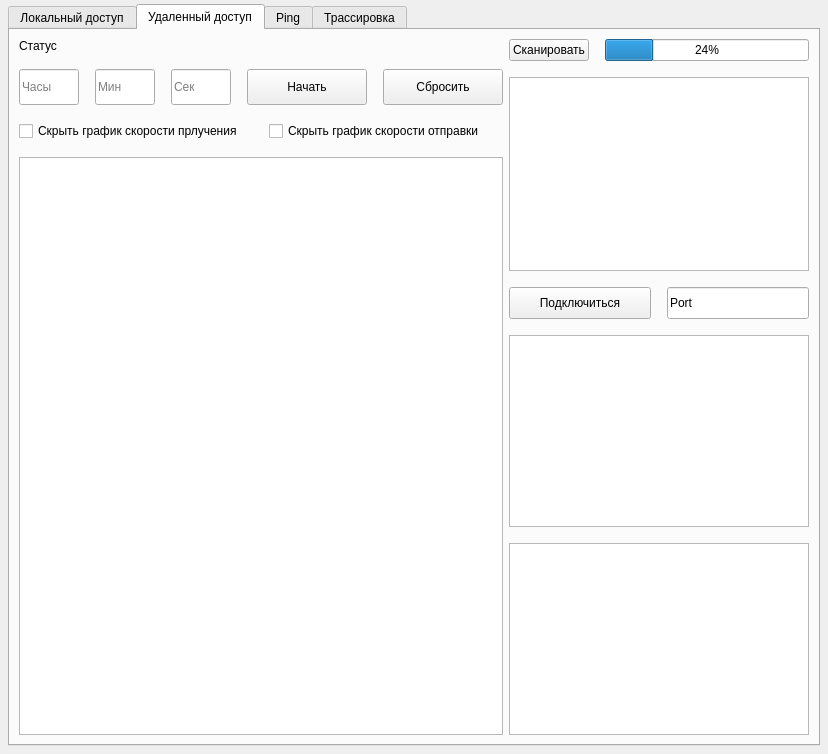
<?xml version="1.0" encoding="UTF-8"?>
<ui version="4.0">
 <class>MainWindow</class>
 <widget class="QMainWindow" name="MainWindow">
  <property name="enabled">
   <bool>true</bool>
  </property>
  <property name="geometry">
   <rect>
    <x>0</x>
    <y>0</y>
    <width>807</width>
    <height>738</height>
   </rect>
  </property>
  <property name="sizePolicy">
   <sizepolicy hsizetype="Expanding" vsizetype="Maximum">
    <horstretch>0</horstretch>
    <verstretch>0</verstretch>
   </sizepolicy>
  </property>
  <property name="acceptDrops">
   <bool>false</bool>
  </property>
  <property name="windowTitle">
   <string>MainWindow</string>
  </property>
  <widget class="QWidget" name="centralwidget">
   <property name="sizePolicy">
    <sizepolicy hsizetype="Expanding" vsizetype="Preferred">
     <horstretch>0</horstretch>
     <verstretch>0</verstretch>
    </sizepolicy>
   </property>
   <layout class="QHBoxLayout" name="horizontalLayout_4">
    <property name="spacing">
     <number>0</number>
    </property>
    <property name="leftMargin">
     <number>8</number>
    </property>
    <property name="topMargin">
     <number>4</number>
    </property>
    <property name="rightMargin">
     <number>8</number>
    </property>
    <property name="bottomMargin">
     <number>8</number>
    </property>
    <item>
     <widget class="QTabWidget" name="tabWidget">
      <property name="currentIndex">
       <number>1</number>
      </property>
      <widget class="QWidget" name="locale_monitoring">
       <property name="sizePolicy">
        <sizepolicy hsizetype="Expanding" vsizetype="Expanding">
         <horstretch>0</horstretch>
         <verstretch>0</verstretch>
        </sizepolicy>
       </property>
       <attribute name="title">
        <string>Локальный доступ</string>
       </attribute>
       <layout class="QHBoxLayout" name="horizontalLayout_9">
        <item>
         <layout class="QVBoxLayout" name="verticalLayout">
          <property name="spacing">
           <number>24</number>
          </property>
          <property name="sizeConstraint">
           <enum>QLayout::SizeConstraint::SetDefaultConstraint</enum>
          </property>
          <item>
           <widget class="QWidget" name="widget" native="true">
            <property name="sizePolicy">
             <sizepolicy hsizetype="Expanding" vsizetype="Expanding">
              <horstretch>0</horstretch>
              <verstretch>0</verstretch>
             </sizepolicy>
            </property>
            <property name="minimumSize">
             <size>
              <width>220</width>
              <height>120</height>
             </size>
            </property>
            <property name="maximumSize">
             <size>
              <width>500</width>
              <height>200</height>
             </size>
            </property>
            <layout class="QVBoxLayout" name="verticalLayout_3">
             <property name="spacing">
              <number>0</number>
             </property>
             <property name="leftMargin">
              <number>0</number>
             </property>
             <property name="topMargin">
              <number>0</number>
             </property>
             <property name="rightMargin">
              <number>0</number>
             </property>
             <property name="bottomMargin">
              <number>0</number>
             </property>
             <item>
              <widget class="QListWidget" name="adapterList">
               <property name="enabled">
                <bool>true</bool>
               </property>
               <property name="sizePolicy">
                <sizepolicy hsizetype="Expanding" vsizetype="Expanding">
                 <horstretch>0</horstretch>
                 <verstretch>0</verstretch>
                </sizepolicy>
               </property>
               <property name="minimumSize">
                <size>
                 <width>300</width>
                 <height>0</height>
                </size>
               </property>
               <property name="maximumSize">
                <size>
                 <width>16777215</width>
                 <height>16777215</height>
                </size>
               </property>
              </widget>
             </item>
            </layout>
           </widget>
          </item>
          <item>
           <widget class="QWidget" name="infoLayout" native="true">
            <property name="sizePolicy">
             <sizepolicy hsizetype="Expanding" vsizetype="Expanding">
              <horstretch>0</horstretch>
              <verstretch>0</verstretch>
             </sizepolicy>
            </property>
            <property name="maximumSize">
             <size>
              <width>500</width>
              <height>16777215</height>
             </size>
            </property>
            <layout class="QVBoxLayout" name="verticalLayout_4">
             <property name="sizeConstraint">
              <enum>QLayout::SizeConstraint::SetDefaultConstraint</enum>
             </property>
             <property name="leftMargin">
              <number>0</number>
             </property>
             <property name="topMargin">
              <number>0</number>
             </property>
             <property name="rightMargin">
              <number>0</number>
             </property>
             <property name="bottomMargin">
              <number>0</number>
             </property>
             <item>
              <widget class="QTableWidget" name="adapterInfoTable">
               <property name="sizePolicy">
                <sizepolicy hsizetype="Expanding" vsizetype="Expanding">
                 <horstretch>0</horstretch>
                 <verstretch>0</verstretch>
                </sizepolicy>
               </property>
               <property name="minimumSize">
                <size>
                 <width>300</width>
                 <height>0</height>
                </size>
               </property>
               <property name="maximumSize">
                <size>
                 <width>16777215</width>
                 <height>16777215</height>
                </size>
               </property>
              </widget>
             </item>
            </layout>
           </widget>
          </item>
         </layout>
        </item>
        <item>
         <layout class="QVBoxLayout" name="verticalLayout_2">
          <property name="spacing">
           <number>12</number>
          </property>
          <item>
           <layout class="QHBoxLayout" name="horizontalLayout">
            <item>
             <widget class="QLineEdit" name="hoursInput">
              <property name="sizePolicy">
               <sizepolicy hsizetype="Fixed" vsizetype="Fixed">
                <horstretch>0</horstretch>
                <verstretch>0</verstretch>
               </sizepolicy>
              </property>
              <property name="minimumSize">
               <size>
                <width>60</width>
                <height>36</height>
               </size>
              </property>
              <property name="maximumSize">
               <size>
                <width>60</width>
                <height>36</height>
               </size>
              </property>
              <property name="placeholderText">
               <string>Часы</string>
              </property>
             </widget>
            </item>
            <item>
             <widget class="QLineEdit" name="minutesInput">
              <property name="sizePolicy">
               <sizepolicy hsizetype="Fixed" vsizetype="Fixed">
                <horstretch>0</horstretch>
                <verstretch>0</verstretch>
               </sizepolicy>
              </property>
              <property name="minimumSize">
               <size>
                <width>60</width>
                <height>36</height>
               </size>
              </property>
              <property name="maximumSize">
               <size>
                <width>60</width>
                <height>36</height>
               </size>
              </property>
              <property name="placeholderText">
               <string>Мин</string>
              </property>
             </widget>
            </item>
            <item>
             <widget class="QLineEdit" name="secondsInput">
              <property name="sizePolicy">
               <sizepolicy hsizetype="Fixed" vsizetype="Fixed">
                <horstretch>0</horstretch>
                <verstretch>0</verstretch>
               </sizepolicy>
              </property>
              <property name="minimumSize">
               <size>
                <width>60</width>
                <height>36</height>
               </size>
              </property>
              <property name="maximumSize">
               <size>
                <width>60</width>
                <height>36</height>
               </size>
              </property>
              <property name="placeholderText">
               <string>Сек</string>
              </property>
             </widget>
            </item>
            <item>
             <widget class="QPushButton" name="measureSpeedButton">
              <property name="sizePolicy">
               <sizepolicy hsizetype="Fixed" vsizetype="Fixed">
                <horstretch>0</horstretch>
                <verstretch>0</verstretch>
               </sizepolicy>
              </property>
              <property name="minimumSize">
               <size>
                <width>120</width>
                <height>36</height>
               </size>
              </property>
              <property name="text">
               <string>Начать</string>
              </property>
             </widget>
            </item>
            <item>
             <widget class="QPushButton" name="clearGraphs">
              <property name="sizePolicy">
               <sizepolicy hsizetype="Fixed" vsizetype="Fixed">
                <horstretch>0</horstretch>
                <verstretch>0</verstretch>
               </sizepolicy>
              </property>
              <property name="minimumSize">
               <size>
                <width>120</width>
                <height>36</height>
               </size>
              </property>
              <property name="text">
               <string>Сбросить</string>
              </property>
             </widget>
            </item>
           </layout>
          </item>
          <item>
           <layout class="QHBoxLayout" name="horizontalLayout_3">
            <property name="leftMargin">
             <number>0</number>
            </property>
            <item>
             <widget class="QCheckBox" name="hideUpload">
              <property name="sizePolicy">
               <sizepolicy hsizetype="Expanding" vsizetype="Fixed">
                <horstretch>0</horstretch>
                <verstretch>0</verstretch>
               </sizepolicy>
              </property>
              <property name="text">
               <string>Скрыть график скорости отправки</string>
              </property>
             </widget>
            </item>
            <item>
             <widget class="QCheckBox" name="hideDownload">
              <property name="sizePolicy">
               <sizepolicy hsizetype="Expanding" vsizetype="Fixed">
                <horstretch>0</horstretch>
                <verstretch>0</verstretch>
               </sizepolicy>
              </property>
              <property name="text">
               <string>Скрыть график скорости прлучения</string>
              </property>
             </widget>
            </item>
           </layout>
          </item>
          <item>
           <widget class="PlotWidget" name="graphWidget">
            <property name="maximumSize">
             <size>
              <width>16777215</width>
              <height>16777215</height>
             </size>
            </property>
           </widget>
          </item>
         </layout>
        </item>
       </layout>
      </widget>
      <widget class="QWidget" name="remote_monitoring">
       <property name="enabled">
        <bool>true</bool>
       </property>
       <property name="sizePolicy">
        <sizepolicy hsizetype="Minimum" vsizetype="Minimum">
         <horstretch>0</horstretch>
         <verstretch>0</verstretch>
        </sizepolicy>
       </property>
       <attribute name="title">
        <string>Удаленный доступ</string>
       </attribute>
       <layout class="QHBoxLayout" name="horizontalLayout_5">
        <item>
         <layout class="QVBoxLayout" name="verticalLayout_6">
          <property name="spacing">
           <number>16</number>
          </property>
          <item>
           <layout class="QVBoxLayout" name="status_timer">
            <item>
             <layout class="QVBoxLayout" name="status">
              <property name="spacing">
               <number>0</number>
              </property>
              <item>
               <widget class="QLabel" name="remoteComputerLabel">
                <property name="sizePolicy">
                 <sizepolicy hsizetype="Preferred" vsizetype="Maximum">
                  <horstretch>0</horstretch>
                  <verstretch>0</verstretch>
                 </sizepolicy>
                </property>
                <property name="text">
                 <string>Статус</string>
                </property>
               </widget>
              </item>
             </layout>
            </item>
            <item>
             <layout class="QHBoxLayout" name="timer">
              <item>
               <widget class="QLineEdit" name="remoteHoursInput">
                <property name="sizePolicy">
                 <sizepolicy hsizetype="Fixed" vsizetype="Fixed">
                  <horstretch>0</horstretch>
                  <verstretch>0</verstretch>
                 </sizepolicy>
                </property>
                <property name="minimumSize">
                 <size>
                  <width>60</width>
                  <height>36</height>
                 </size>
                </property>
                <property name="maximumSize">
                 <size>
                  <width>60</width>
                  <height>36</height>
                 </size>
                </property>
                <property name="placeholderText">
                 <string>Часы</string>
                </property>
               </widget>
              </item>
              <item>
               <widget class="QLineEdit" name="remoteMinutesInput">
                <property name="sizePolicy">
                 <sizepolicy hsizetype="Fixed" vsizetype="Fixed">
                  <horstretch>0</horstretch>
                  <verstretch>0</verstretch>
                 </sizepolicy>
                </property>
                <property name="minimumSize">
                 <size>
                  <width>60</width>
                  <height>36</height>
                 </size>
                </property>
                <property name="maximumSize">
                 <size>
                  <width>60</width>
                  <height>36</height>
                 </size>
                </property>
                <property name="placeholderText">
                 <string>Мин</string>
                </property>
               </widget>
              </item>
              <item>
               <widget class="QLineEdit" name="remoteSecondsInput">
                <property name="sizePolicy">
                 <sizepolicy hsizetype="Fixed" vsizetype="Fixed">
                  <horstretch>0</horstretch>
                  <verstretch>0</verstretch>
                 </sizepolicy>
                </property>
                <property name="minimumSize">
                 <size>
                  <width>60</width>
                  <height>36</height>
                 </size>
                </property>
                <property name="maximumSize">
                 <size>
                  <width>60</width>
                  <height>36</height>
                 </size>
                </property>
                <property name="placeholderText">
                 <string>Сек</string>
                </property>
               </widget>
              </item>
              <item>
               <widget class="QPushButton" name="remoteMeasureSpeedButton">
                <property name="sizePolicy">
                 <sizepolicy hsizetype="Fixed" vsizetype="Fixed">
                  <horstretch>0</horstretch>
                  <verstretch>0</verstretch>
                 </sizepolicy>
                </property>
                <property name="minimumSize">
                 <size>
                  <width>120</width>
                  <height>36</height>
                 </size>
                </property>
                <property name="text">
                 <string>Начать</string>
                </property>
               </widget>
              </item>
              <item>
               <widget class="QPushButton" name="remoteClearGraphs">
                <property name="sizePolicy">
                 <sizepolicy hsizetype="Fixed" vsizetype="Fixed">
                  <horstretch>0</horstretch>
                  <verstretch>0</verstretch>
                 </sizepolicy>
                </property>
                <property name="minimumSize">
                 <size>
                  <width>120</width>
                  <height>36</height>
                 </size>
                </property>
                <property name="text">
                 <string>Сбросить</string>
                </property>
               </widget>
              </item>
             </layout>
            </item>
           </layout>
          </item>
          <item>
           <layout class="QVBoxLayout" name="boxes_graphs">
            <property name="sizeConstraint">
             <enum>QLayout::SizeConstraint::SetMinimumSize</enum>
            </property>
            <item>
             <layout class="QHBoxLayout" name="checkboxes">
              <property name="leftMargin">
               <number>0</number>
              </property>
              <item>
               <widget class="QCheckBox" name="remoteHideDownload">
                <property name="sizePolicy">
                 <sizepolicy hsizetype="Expanding" vsizetype="Fixed">
                  <horstretch>0</horstretch>
                  <verstretch>0</verstretch>
                 </sizepolicy>
                </property>
                <property name="text">
                 <string>Скрыть график скорости прлучения</string>
                </property>
               </widget>
              </item>
              <item>
               <widget class="QCheckBox" name="remoteHideUpload">
                <property name="sizePolicy">
                 <sizepolicy hsizetype="Expanding" vsizetype="Fixed">
                  <horstretch>0</horstretch>
                  <verstretch>0</verstretch>
                 </sizepolicy>
                </property>
                <property name="text">
                 <string>Скрыть график скорости отправки</string>
                </property>
               </widget>
              </item>
             </layout>
            </item>
            <item>
             <widget class="PlotWidget" name="remoteGraphWidget">
              <property name="maximumSize">
               <size>
                <width>16777215</width>
                <height>16777215</height>
               </size>
              </property>
             </widget>
            </item>
           </layout>
          </item>
         </layout>
        </item>
        <item>
         <layout class="QVBoxLayout" name="verticalLayout_5">
          <property name="spacing">
           <number>16</number>
          </property>
          <item>
           <layout class="QVBoxLayout" name="networkScanner">
            <item>
             <layout class="QVBoxLayout" name="btn_List">
              <item>
               <layout class="QHBoxLayout" name="horizontalLayout_2">
                <item>
                 <widget class="QPushButton" name="scanNetworkButton">
                  <property name="text">
                   <string>Сканировать</string>
                  </property>
                 </widget>
                </item>
                <item>
                 <widget class="QProgressBar" name="scanProgressBar">
                  <property name="sizePolicy">
                   <sizepolicy hsizetype="Expanding" vsizetype="Fixed">
                    <horstretch>0</horstretch>
                    <verstretch>0</verstretch>
                   </sizepolicy>
                  </property>
                  <property name="value">
                   <number>24</number>
                  </property>
                 </widget>
                </item>
               </layout>
              </item>
              <item>
               <widget class="QListWidget" name="availableHostsList">
                <property name="minimumSize">
                 <size>
                  <width>240</width>
                  <height>0</height>
                 </size>
                </property>
               </widget>
              </item>
             </layout>
            </item>
            <item>
             <layout class="QHBoxLayout" name="connectBtn_Port">
              <item>
               <widget class="QPushButton" name="connectRemoteButton">
                <property name="sizePolicy">
                 <sizepolicy hsizetype="Minimum" vsizetype="Fixed">
                  <horstretch>0</horstretch>
                  <verstretch>0</verstretch>
                 </sizepolicy>
                </property>
                <property name="minimumSize">
                 <size>
                  <width>0</width>
                  <height>32</height>
                 </size>
                </property>
                <property name="text">
                 <string>Подключиться</string>
                </property>
               </widget>
              </item>
              <item>
               <widget class="QLineEdit" name="remotePortInput">
                <property name="sizePolicy">
                 <sizepolicy hsizetype="Minimum" vsizetype="Fixed">
                  <horstretch>0</horstretch>
                  <verstretch>0</verstretch>
                 </sizepolicy>
                </property>
                <property name="minimumSize">
                 <size>
                  <width>0</width>
                  <height>32</height>
                 </size>
                </property>
                <property name="text">
                 <string>Port</string>
                </property>
               </widget>
              </item>
             </layout>
            </item>
           </layout>
          </item>
          <item>
           <layout class="QVBoxLayout" name="adps_info">
            <item>
             <widget class="QListWidget" name="remoteAdapterList">
              <property name="enabled">
               <bool>true</bool>
              </property>
              <property name="sizePolicy">
               <sizepolicy hsizetype="Expanding" vsizetype="Expanding">
                <horstretch>0</horstretch>
                <verstretch>0</verstretch>
               </sizepolicy>
              </property>
              <property name="minimumSize">
               <size>
                <width>300</width>
                <height>0</height>
               </size>
              </property>
              <property name="maximumSize">
               <size>
                <width>16777215</width>
                <height>16777215</height>
               </size>
              </property>
             </widget>
            </item>
            <item>
             <widget class="QTableWidget" name="remoteInfoTable">
              <property name="sizePolicy">
               <sizepolicy hsizetype="Expanding" vsizetype="Expanding">
                <horstretch>0</horstretch>
                <verstretch>0</verstretch>
               </sizepolicy>
              </property>
              <property name="minimumSize">
               <size>
                <width>300</width>
                <height>0</height>
               </size>
              </property>
              <property name="maximumSize">
               <size>
                <width>16777215</width>
                <height>16777215</height>
               </size>
              </property>
             </widget>
            </item>
           </layout>
          </item>
         </layout>
        </item>
       </layout>
      </widget>
      <widget class="QWidget" name="pingTab">
       <attribute name="title">
        <string>Ping</string>
       </attribute>
       <layout class="QVBoxLayout" name="verticalLayout_19">
        <item>
         <layout class="QHBoxLayout" name="horizontalLayout_14">
          <item>
           <layout class="QVBoxLayout" name="verticalLayout_17">
            <item>
             <widget class="QLabel" name="label">
              <property name="sizePolicy">
               <sizepolicy hsizetype="Preferred" vsizetype="Maximum">
                <horstretch>0</horstretch>
                <verstretch>0</verstretch>
               </sizepolicy>
              </property>
              <property name="text">
               <string>Host address:</string>
              </property>
             </widget>
            </item>
            <item>
             <widget class="QLineEdit" name="pingAddressInput">
              <property name="sizePolicy">
               <sizepolicy hsizetype="Expanding" vsizetype="Minimum">
                <horstretch>0</horstretch>
                <verstretch>0</verstretch>
               </sizepolicy>
              </property>
              <property name="minimumSize">
               <size>
                <width>0</width>
                <height>32</height>
               </size>
              </property>
              <property name="maximumSize">
               <size>
                <width>16777215</width>
                <height>120</height>
               </size>
              </property>
              <property name="placeholderText">
               <string>Введите IP-адрес или имя хоста</string>
              </property>
             </widget>
            </item>
           </layout>
          </item>
          <item>
           <widget class="QPushButton" name="executePingButton">
            <property name="sizePolicy">
             <sizepolicy hsizetype="Expanding" vsizetype="Minimum">
              <horstretch>0</horstretch>
              <verstretch>0</verstretch>
             </sizepolicy>
            </property>
            <property name="maximumSize">
             <size>
              <width>180</width>
              <height>16777215</height>
             </size>
            </property>
            <property name="font">
             <font>
              <pointsize>12</pointsize>
              <bold>false</bold>
             </font>
            </property>
            <property name="text">
             <string>Ping</string>
            </property>
           </widget>
          </item>
         </layout>
        </item>
        <item>
         <widget class="QListWidget" name="pingOutputList"/>
        </item>
       </layout>
      </widget>
      <widget class="QWidget" name="tracerouteTab">
       <attribute name="title">
        <string>Трассировка</string>
       </attribute>
       <layout class="QVBoxLayout" name="verticalLayout_21">
        <item>
         <layout class="QHBoxLayout" name="tracer_btn">
          <item>
           <layout class="QVBoxLayout" name="tracer">
            <item>
             <widget class="QLabel" name="label_2">
              <property name="sizePolicy">
               <sizepolicy hsizetype="Preferred" vsizetype="Maximum">
                <horstretch>0</horstretch>
                <verstretch>0</verstretch>
               </sizepolicy>
              </property>
              <property name="text">
               <string>Host address:</string>
              </property>
             </widget>
            </item>
            <item>
             <widget class="QLineEdit" name="tracerouteAddressInput">
              <property name="sizePolicy">
               <sizepolicy hsizetype="Expanding" vsizetype="Minimum">
                <horstretch>0</horstretch>
                <verstretch>0</verstretch>
               </sizepolicy>
              </property>
              <property name="minimumSize">
               <size>
                <width>0</width>
                <height>32</height>
               </size>
              </property>
              <property name="maximumSize">
               <size>
                <width>16777215</width>
                <height>120</height>
               </size>
              </property>
              <property name="placeholderText">
               <string>Введите IP-адрес или имя хоста</string>
              </property>
             </widget>
            </item>
           </layout>
          </item>
          <item>
           <widget class="QPushButton" name="executeTracerouteButton">
            <property name="sizePolicy">
             <sizepolicy hsizetype="Expanding" vsizetype="Minimum">
              <horstretch>0</horstretch>
              <verstretch>0</verstretch>
             </sizepolicy>
            </property>
            <property name="maximumSize">
             <size>
              <width>180</width>
              <height>16777215</height>
             </size>
            </property>
            <property name="font">
             <font>
              <pointsize>12</pointsize>
              <bold>false</bold>
             </font>
            </property>
            <property name="text">
             <string>Трассировка</string>
            </property>
           </widget>
          </item>
         </layout>
        </item>
        <item>
         <widget class="QListWidget" name="tracerouteOutputList"/>
        </item>
       </layout>
      </widget>
     </widget>
    </item>
   </layout>
  </widget>
 </widget>
 <customwidgets>
  <customwidget>
   <class>PlotWidget</class>
   <extends>QGraphicsView</extends>
   <header>pyqtgraph</header>
  </customwidget>
 </customwidgets>
 <resources/>
 <connections/>
</ui>
